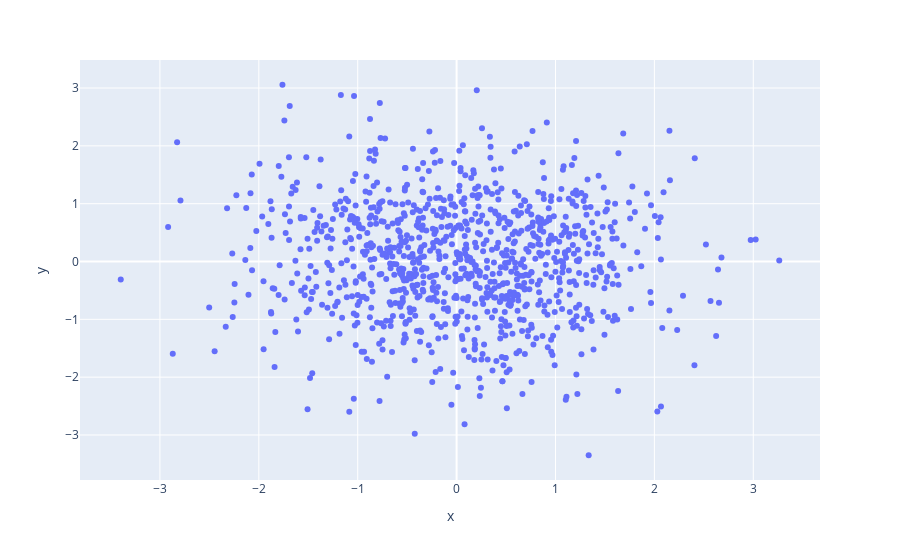

Here is the notebook cell this chart was saved with:
### Code cell
import numpy as np
import pandas as pd
import plotly.offline as pyo
import matplotlib.pyplot as plt
import plotly.express as px

arr1 = np.random.randn(1000,2)
df = pd.DataFrame(arr1 , columns = ['A', 'B'])

fig = px.scatter(x = df['A'], y = df['B'])
fig.show()

### Figure 1 — Plotly figure (JSON) as saved in the notebook; plotly's stock layout.template omitted (floating-point values rounded to 4 significant figures; data arrays with more than 128 entries replaced by an {"elided": "..."} marker saying what was removed)
{"data": [{"hovertemplate": "x=%{x}<br>y=%{y}<extra></extra>", "legendgroup": "", "marker": {"color": "#636efa", "symbol": "circle"}, "mode": "markers", "name": "", "orientation": "v", "showlegend": false, "type": "scatter", "x": {"elided": "1000 float values"}, "xaxis": "x", "y": {"elided": "1000 float values"}, "yaxis": "y"}], "layout": {"legend": {"tracegroupgap": 0}, "margin": {"t": 60}, "xaxis": {"anchor": "y", "domain": [0, 1], "title": {"text": "x"}}, "yaxis": {"anchor": "x", "domain": [0, 1], "title": {"text": "y"}}}}
